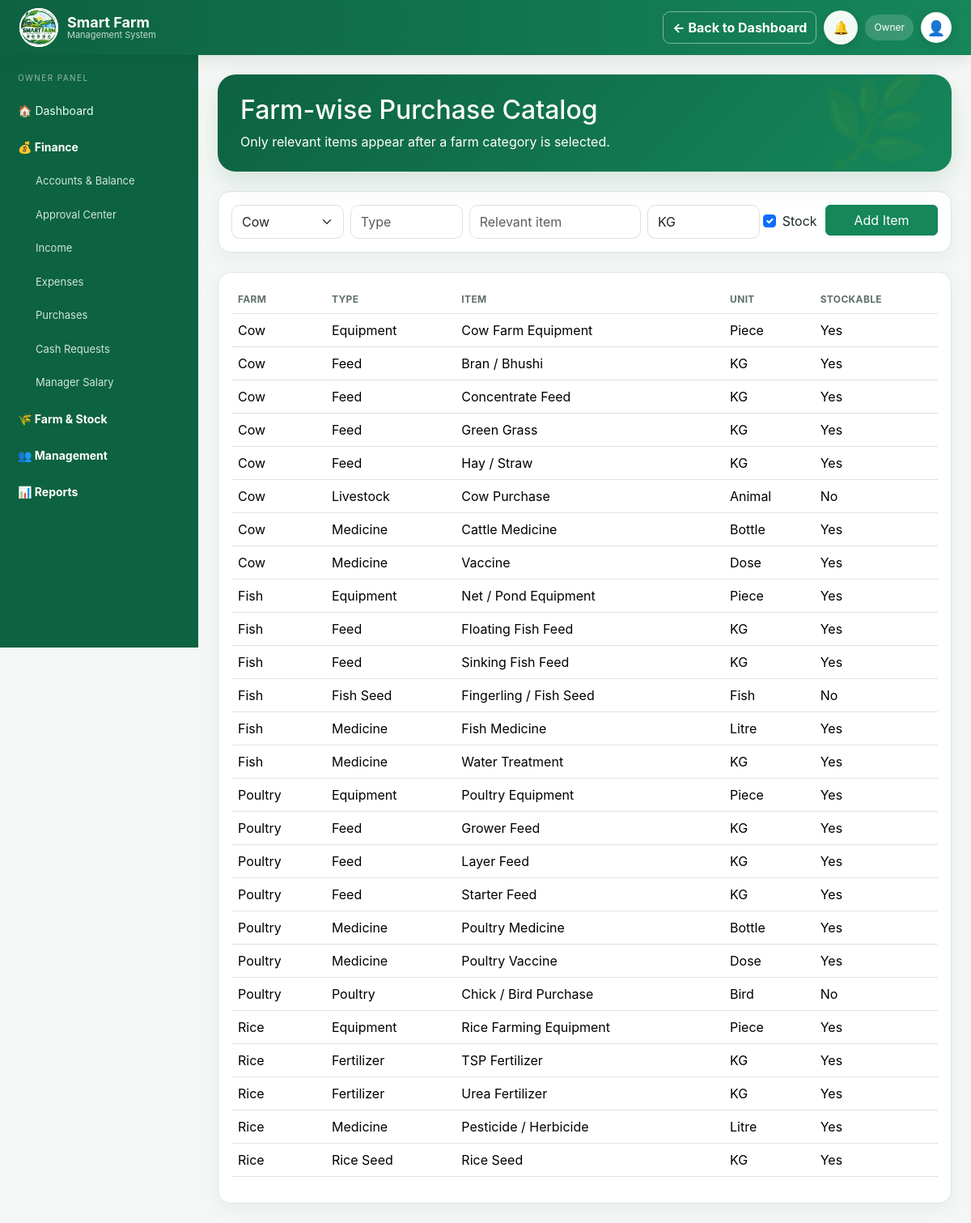
Page /admin/catalog/index.php (signed in) on the committed database.
### tables this page shows
CREATE TABLE purchase_catalog(id INT AUTO_INCREMENT PRIMARY KEY,farm_category VARCHAR(80) NOT NULL,purchase_type VARCHAR(80) NOT NULL,item_name VARCHAR(150) NOT NULL,default_unit VARCHAR(30) DEFAULT 'KG',stockable TINYINT(1) DEFAULT 1,status ENUM('active','inactive') DEFAULT 'active');

### admin/catalog/index.php (the view, shortened to what this page needs)
<?php
require __DIR__ . "/../../config/database.php";
$rows = $pdo->query(
    "SELECT *
     FROM purchase_catalog
     ORDER BY farm_category, purchase_type, item_name"
)->fetchAll();
require __DIR__ . "/../../partials/header.php";
?>
<div class="container-fluid">
    <div class="row">
        <?php
        require __DIR__ . "/../../partials/admin_sidebar.php";
        ?>
        <div class="col-md-10 p-4">
            <div class="hero-top mb-4">
                <h2>
                    Farm-wise Purchase Catalog
                </h2>
                <p class="mb-0">
                    Only relevant items appear after a farm category is selected.
                </p>
            </div>
            <div class="cardx p-3 mb-4">
                <form
                    method="post"
                    class="row g-2"
                >
                    <div class="col-md-2">
                        <select
                            class="form-select"
                            name="farm_category"
                        >
                            <option>Cow</option>
                        </select>
                    </div>
                    <div class="col-md-2">
                        <input
                            class="form-control"
                            name="purchase_type"
                            placeholder="Type"
                            required
                        >
                    </div>
                    <div class="col-md-3">
                        <input
                            class="form-control"
                            name="item_name"
                            placeholder="Relevant item"
                            required
                        >
                    </div>
                    <div class="col-md-2">
                        <input
                            class="form-control"
                            name="default_unit"
                            value="KG"
                            required
                        >
                    </div>
                    <div class="col-md-1 form-check mt-3">
                        <input
                            class="form-check-input"
                            type="checkbox"
                            name="stockable"
                            checked
                        >
                        Stock
                    </div>
                    <div class="col-md-2">
                        <button class="btn btn-success w-100">
                            Add Item
                        </button>
                    </div>
                </form>
            </div>
            <div class="cardx p-3">
                <table class="table">
                    <thead>
                        <tr>
                            <th>Farm</th>
                            <th>Type</th>
                            <th>Item</th>
                            <th>Unit</th>
                            <th>Stockable</th>
                        </tr>
                    </thead>
                    <tbody>
                        <?php foreach ($rows as $r): ?>
                            <tr>
                                <td>
                                    <?= $r['farm_category'] ?>
                                </td>
                                <td>
                                    <?= $r['purchase_type'] ?>
                                </td>
                                <td>
                                    <?= htmlspecialchars(
                                        $r['item_name']
                                    ) ?>
                                </td>
                                <td>
                                    <?= $r['default_unit'] ?>
                                </td>
                                <td>
                                    <?= $r['stockable'] ? 'Yes' : 'No' ?>
                                </td>
                            </tr>
                        <?php endforeach; ?>
                    </tbody>
                </table>
            </div>
        </div>
    </div>
</div>

### assets/css/style.css (style rules this page uses)
:root { --green: #0f6846; --green2: #15865a; --deep: #0b3d2c; --ink: #18332a; --muted: #6e7f77; --bg: #f3f7f4; --line: #dfe9e3; --white: #fff; --danger: #c43b3b; --warn: #b77900; --blue: #2c6dc9; }
* { box-sizing: border-box; }
html { scroll-behavior: smooth; }
body { margin: 0; background: var(--bg); color: var(--ink); font-family: Inter, Segoe UI, Arial, sans-serif; }
.hero-top { background: linear-gradient( 135deg, #0d5a3c, #159363 ); color: #fff; border-radius: 22px; padding: 25px 28px; position: relative; overflow: hidden; box-shadow: 0 12px 30px rgba(15, 104, 70, .13); }
.hero-top:after { content: '🌿'; position: absolute; right: 26px; bottom: -18px; font-size: 110px; opacity: .12; }
.cardx { background: #fff; border: 1px solid #e8efeb; border-radius: 16px; box-shadow: 0 7px 22px rgba(18, 72, 49, .055); }
.table { --bs-table-bg: transparent; }
.table thead th { font-size: 12px; text-transform: uppercase; letter-spacing: .35px; color: #607169; border-bottom-color: #dfe8e2; }
.btn-success { background: var(--green); border-color: var(--green); }
.form-control, .form-select { border-color: #d8e5dd; border-radius: 10px; min-height: 42px; }
.container-fluid > .row > .app-sidebar + .col-md-10, .container-fluid > .row > .app-sidebar + .app-main { flex: 1 1 0 !important; width: auto !important; max-width: none !important; min-width: 0 !important; }
.container-fluid:has(> .row > .app-sidebar) { padding-left: 0 !important; padding-right: 0 !important; }
.container-fluid > .row:has(> .app-sidebar) { --bs-gutter-x: 0; flex-wrap: nowrap !important; margin-left: 0 !important; margin-right: 0 !important; min-height: calc(100vh - 68px); }
.container-fluid > .row:has(> .app-sidebar) > .col-md-10 { padding: 24px !important; overflow-x: hidden; }
body[data-palette="green"] { --ui-accent: #16865b; --ui-accent-dark: #0d6241; --ui-soft: #e8f5ee; --ui-bg: #f4f7f5; --ui-border: #dce8e0; }
body { --green: var(--ui-accent); --green2: var(--ui-accent); --deep: var(--ui-accent-dark); --bg: var(--ui-bg); background: var(--ui-bg) !important; color: var(--ui-text, #1d2b24); transition: background .2s, color .2s; }
.hero-top, .login-brand { background: linear-gradient( 135deg, var(--ui-accent-dark), var(--ui-accent) ) !important; }
.btn-success, .bg-success { background-color: var(--ui-accent) !important; border-color: var(--ui-accent) !important; }
.cardx, .smart-tile, .incident-card, .feature-card, .job-card, .product-card, .page-head { background: var(--ui-panel, #fff) !important; border-color: var(--ui-border) !important; color: var(--ui-text, #1d2b24) !important; }
:root { --ui-accent: #16865b; --ui-accent-dark: #0d6241; --ui-soft: #e8f5ee; --ui-bg: #f4f7f5; --ui-panel: #fff; --ui-text: #1d2b24; --ui-muted: #68766e; --ui-border: #dce8e0; }
body[data-palette] { background: var(--ui-bg) !important; color: var(--ui-text) !important; }
.cardx, .smart-tile, .incident-card, .feature-card, .job-card, .product-card { background: var(--ui-panel) !important; color: var(--ui-text) !important; border-color: var(--ui-border) !important; }
.btn-success { background: var(--ui-accent) !important; border-color: var(--ui-accent) !important; color: #fff !important; }

### rows in the picture
purchase_catalog: farm_category "Cow", purchase_type "Equipment", item_name "Cow Farm Equipment", default_unit "Piece", stockable "Yes"
purchase_catalog: farm_category "Cow", purchase_type "Feed", item_name "Bran / Bhushi", default_unit "KG", stockable "Yes"
purchase_catalog: farm_category "Cow", purchase_type "Feed", item_name "Concentrate Feed", default_unit "KG", stockable "Yes"
purchase_catalog: farm_category "Cow", purchase_type "Feed", item_name "Green Grass", default_unit "KG", stockable "Yes"
purchase_catalog: farm_category "Cow", purchase_type "Feed", item_name "Hay / Straw", default_unit "KG", stockable "Yes"
purchase_catalog: farm_category "Cow", purchase_type "Livestock", item_name "Cow Purchase", default_unit "Animal", stockable "No"
purchase_catalog: farm_category "Cow", purchase_type "Medicine", item_name "Cattle Medicine", default_unit "Bottle", stockable "Yes"
purchase_catalog: farm_category "Cow", purchase_type "Medicine", item_name "Vaccine", default_unit "Dose", stockable "Yes"
purchase_catalog: farm_category "Fish", purchase_type "Equipment", item_name "Net / Pond Equipment", default_unit "Piece", stockable "Yes"
purchase_catalog: farm_category "Fish", purchase_type "Feed", item_name "Floating Fish Feed", default_unit "KG", stockable "Yes"
purchase_catalog: farm_category "Fish", purchase_type "Feed", item_name "Sinking Fish Feed", default_unit "KG", stockable "Yes"
purchase_catalog: farm_category "Fish", purchase_type "Fish Seed", item_name "Fingerling / Fish Seed", default_unit "Fish", stockable "No"
purchase_catalog: farm_category "Fish", purchase_type "Medicine", item_name "Fish Medicine", default_unit "Litre", stockable "Yes"
purchase_catalog: farm_category "Fish", purchase_type "Medicine", item_name "Water Treatment", default_unit "KG", stockable "Yes"
purchase_catalog: farm_category "Poultry", purchase_type "Equipment", item_name "Poultry Equipment", default_unit "Piece", stockable "Yes"
purchase_catalog: farm_category "Poultry", purchase_type "Feed", item_name "Grower Feed", default_unit "KG", stockable "Yes"
purchase_catalog: farm_category "Poultry", purchase_type "Feed", item_name "Layer Feed", default_unit "KG", stockable "Yes"
purchase_catalog: farm_category "Poultry", purchase_type "Feed", item_name "Starter Feed", default_unit "KG", stockable "Yes"
purchase_catalog: farm_category "Poultry", purchase_type "Medicine", item_name "Poultry Medicine", default_unit "Bottle", stockable "Yes"
purchase_catalog: farm_category "Poultry", purchase_type "Medicine", item_name "Poultry Vaccine", default_unit "Dose", stockable "Yes"
purchase_catalog: farm_category "Poultry", purchase_type "Poultry", item_name "Chick / Bird Purchase", default_unit "Bird", stockable "No"
purchase_catalog: farm_category "Rice", purchase_type "Equipment", item_name "Rice Farming Equipment", default_unit "Piece", stockable "Yes"
purchase_catalog: farm_category "Rice", purchase_type "Fertilizer", item_name "TSP Fertilizer", default_unit "KG", stockable "Yes"
purchase_catalog: farm_category "Rice", purchase_type "Fertilizer", item_name "Urea Fertilizer", default_unit "KG", stockable "Yes"
purchase_catalog: farm_category "Rice", purchase_type "Medicine", item_name "Pesticide / Herbicide", default_unit "Litre", stockable "Yes"
purchase_catalog: farm_category "Rice", purchase_type "Rice Seed", item_name "Rice Seed", default_unit "KG", stockable "Yes"

### other values in the picture
$_SESSION['user']['role'] "Owner"
